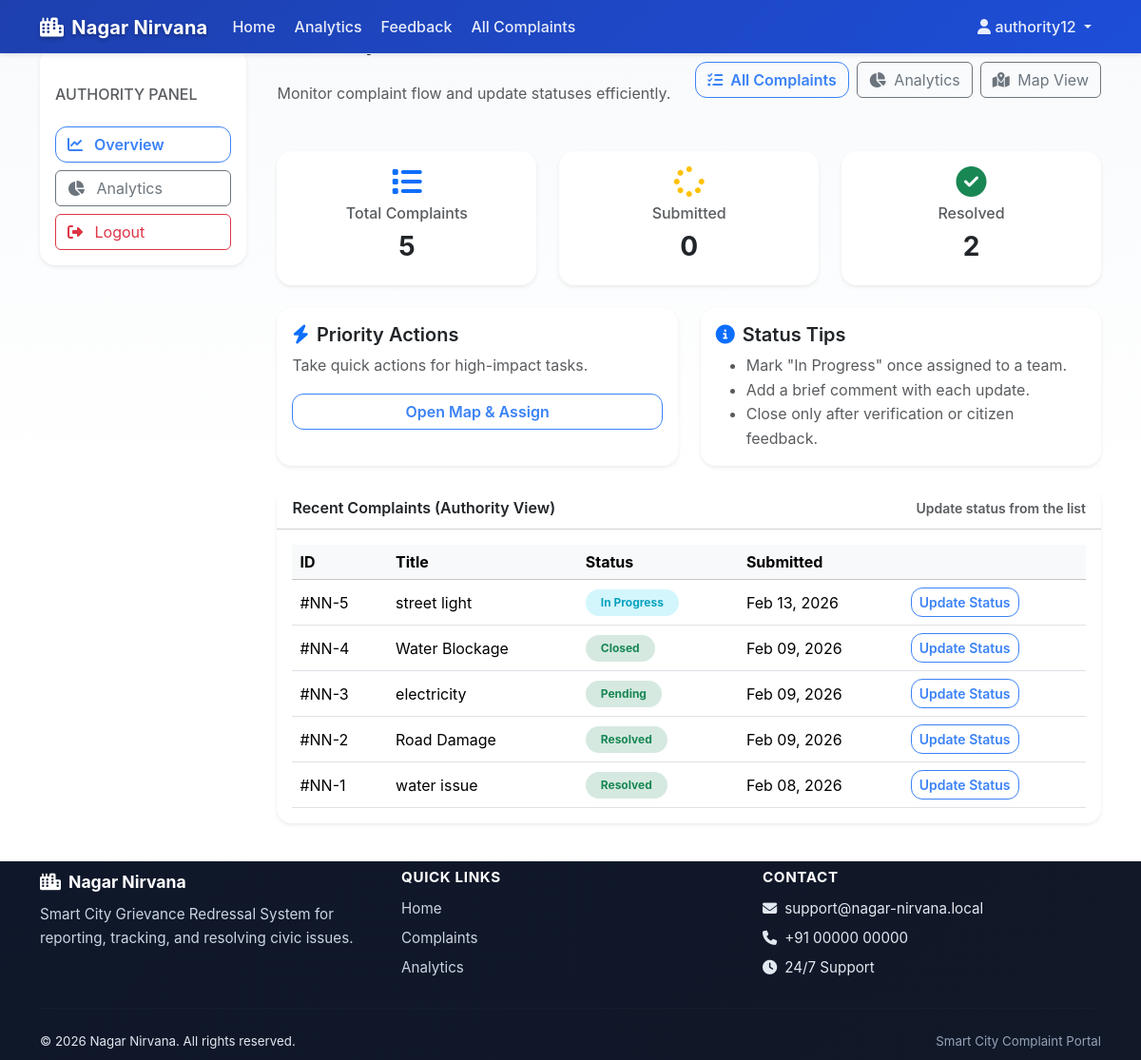
The app's page /dashboard/authority/ (signed in) with its own data.
### accounts/models.py (models this page shows)
class User(AbstractUser):
    is_citizen = models.BooleanField(default=True)
    is_authority = models.BooleanField(default=False)
    phone = models.CharField(max_length=15, blank=True)
    address = models.TextField(blank=True)

### complaints/models.py (models this page shows, shortened)
class Complaint(models.Model):
    STATUS_CHOICES = [
        ('Submitted', 'Submitted'),
        ('In Progress', 'In Progress'),
        ('Resolved', 'Resolved'),
        ('Closed', 'Closed'),
    ]
    PRIORITY_CHOICES = [
        ('low', 'Low'),
        ('medium', 'Medium'),
        ('high', 'High'),
        ('urgent', 'Urgent'),
    ]
    citizen = models.ForeignKey(
        User,
        on_delete=models.CASCADE,
        related_name='complaints'
    )
    tracking_id = models.CharField(max_length=25, unique=True, db_index=True, editable=False)
    category = models.ForeignKey(Category, on_delete=models.CASCADE)
    title = models.CharField(max_length=200)
    description = models.TextField()
    location = models.CharField(max_length=255, blank=True)
    latitude = models.FloatField(null=True, blank=True)
    longitude = models.FloatField(null=True, blank=True)
    image = models.ImageField(upload_to='complaints/', blank=True, null=True)
    video = models.FileField(upload_to='complaints/', blank=True, null=True)
    status = models.CharField(
        max_length=20,
        choices=STATUS_CHOICES,
        default='Submitted'
    )
    priority = models.CharField(
        max_length=20,
        choices=PRIORITY_CHOICES,
        default='medium'
    )
    assigned_to = models.ForeignKey(
        User,
        on_delete=models.SET_NULL,
        null=True,
        blank=True,
        related_name='assigned_complaints'
    )
    created_at = models.DateTimeField(default=timezone.now)
    updated_at = models.DateTimeField(auto_now=True)
    resolved_at = models.DateTimeField(null=True, blank=True)
    attachment = models.FileField(upload_to='complaints/', null=True, blank=True)

### dashboard/views.py (the view)
# urls.py: path('authority/', views.authority_dashboard, name='authority_dashboard'),
@login_required
def authority_dashboard(request):
    if not request.user.is_authority:
        return redirect('dashboard:citizen_dashboard')
    qs = Complaint.objects.all()
    context = {
        'total': qs.count(),
        'pending': qs.filter(status='Submitted').count(),
        'resolved': qs.filter(status='Resolved').count(),
        'recent_complaints': qs.order_by('-created_at')[:8],
    }
    return render(request, 'dashboard/authority_dashboard.html', context)

### dashboard/templates/dashboard/authority_dashboard.html (shortened to what this page needs)
{% extends 'dashboard/base_dashboard.html' %}
{% block sidebar %}
<div class="card border-0 shadow-sm mt-4">
    <div class="card-body">
        <h6 class="text-uppercase text-muted mb-3 mt-4">Authority Panel</h6>
        <div class="nav flex-column gap-2 mt-4">
            <a class="btn btn-outline-primary text-start" href="{% url 'dashboard:authority_dashboard' %}">
                <i class="fa-solid fa-chart-line me-2"></i> Overview
            </a>
            <a class="btn btn-outline-secondary text-start" href="{% url 'dashboard:analytics' %}">
                <i class="fa-solid fa-chart-pie me-2"></i> Analytics
            </a>
            <a class="btn btn-outline-danger text-start" href="{% url 'accounts:logout' %}">
                <i class="fa-solid fa-right-from-bracket me-2"></i> Logout
            </a>
        </div>
    </div>
</div>
{% endblock %}
{% block dashboard_content %}
<div class="d-flex flex-column flex-lg-row justify-content-between align-items-start align-items-lg-center gap-2 mb-4 mt-2">
    <div>
        <div class="section-title">
            <i class="fa-solid fa-shield-halved text-primary"></i>
            <span>Authority Dashboard</span>
        </div>
        <p class="text-muted mb-0">Monitor complaint flow and update statuses efficiently.</p>
    </div>
    <div class="d-flex flex-wrap gap-2 mt-4">
        <a href="{% url 'complaints:complaint_list' %}" class="btn btn-outline-primary">
            <i class="fa-solid fa-list-check me-1"></i> All Complaints
        </a>
        <a href="{% url 'dashboard:analytics' %}" class="btn btn-outline-secondary">
            <i class="fa-solid fa-chart-pie me-1"></i> Analytics
        </a>
        <a href="{% url 'complaints:complaint_map' %}" class="btn btn-outline-secondary">
            <i class="fa-solid fa-map-location-dot me-1"></i> Map View
        </a>
    </div>
</div>
<div class="row g-4 mb-4 mt-2">
    <div class="col-md-4">
        <div class="card shadow-sm border-0 text-center">
            <div class="card-body">
                <i class="fa-solid fa-list fa-2x text-primary mb-2"></i>
                <h6 class="text-muted">Total Complaints</h6>
                <h3 class="fw-bold">{{ total }}</h3>
            </div>
        </div>
    </div>
    <div class="col-md-4">
        <div class="card shadow-sm border-0 text-center">
            <div class="card-body">
                <i class="fa-solid fa-spinner fa-2x text-warning mb-2"></i>
                <h6 class="text-muted">Submitted</h6>
                <h3 class="fw-bold">{{ pending }}</h3>
            </div>
        </div>
    </div>
    <div class="col-md-4">
        <div class="card shadow-sm border-0 text-center">
            <div class="card-body">
                <i class="fa-solid fa-circle-check fa-2x text-success mb-2"></i>
                <h6 class="text-muted">Resolved</h6>
                <h3 class="fw-bold">{{ resolved }}</h3>
            </div>
        </div>
    </div>
</div>
<div class="row g-4 mb-4">
    <div class="col-md-6">
        <div class="card shadow-sm border-0 h-100">
            <div class="card-body">
                <h5 class="fw-semibold mb-2"><i class="fa-solid fa-bolt text-primary me-2"></i>Priority Actions</h5>
                <p class="text-muted mb-3">Take quick actions for high-impact tasks.</p>
                <div class="d-grid gap-2">
                    <a class="btn btn-outline-primary" href="{% url 'complaints:complaint_map' %}">
                        Open Map & Assign
                    </a>
                </div>
            </div>
        </div>
    </div>
    <div class="col-md-6">
        <div class="card shadow-sm border-0 h-100">
            <div class="card-body">
                <h5 class="fw-semibold mb-2"><i class="fa-solid fa-circle-info text-primary me-2"></i>Status Tips</h5>
                <ul class="text-muted mb-0">
                    <li>Mark "In Progress" once assigned to a team.</li>
                    <li>Add a brief comment with each update.</li>
                    <li>Close only after verification or citizen feedback.</li>
                </ul>
            </div>
        </div>
    </div>
</div>
<div class="card shadow-sm border-0 mt-4 mb-4">
    <div class="card-header bg-white fw-semibold d-flex justify-content-between align-items-center">
        <span>Recent Complaints (Authority View)</span>
        <span class="text-muted small">Update status from the list</span>
    </div>
    <div class="p-3">
        <div class="table-responsive">
            <table class="table align-middle mb-0">
                <thead class="table-light">
                    <tr>
                        <th>ID</th>
                        <th>Title</th>
                        <th>Status</th>
                    <th>Submitted</th>
                    <th></th>
                </tr>
            </thead>
            <tbody>
                {% for c in recent_complaints %}
                <tr>
                    <td>#NN-{{ c.id }}</td>
                    <td>{{ c.title }}</td>
                    <td>
                        <span class="badge
                        {% if c.status == 'Submitted' %}badge-pending
                        {% elif c.status == 'In Progress' %}badge-progress
                        {% else %}badge-resolved{% endif %}
                        px-3 py-2 rounded-pill">
                        {{ c.status }}
                        </span>
                    </td>
                    <td>{{ c.created_at|date:"M d, Y" }}</td>
                    <td>
                        <a href="{% url 'complaints:complaint_detail' c.id %}" class="btn btn-sm btn-outline-primary">
                            Update Status
                        </a>
                    </td>
                </tr>
                {% empty %}
                <tr>
                    <td colspan="5" class="text-center text-muted py-4">No complaints yet.</td>
                </tr>
                {% endfor %}
            </tbody>
            </table>
        </div>
    </div>
</div>
{% endblock %}

### templates/base.html (shortened to what this page needs)
﻿{% load static %}
<!DOCTYPE html>
<html lang="en" data-theme="light">
<head>
    <link href="https://cdn.jsdelivr.net/npm/bootstrap@5.3.2/dist/css/bootstrap.min.css" rel="stylesheet">
    <link href="https://cdnjs.cloudflare.com/ajax/libs/font-awesome/6.5.1/css/all.min.css" rel="stylesheet">
    <link rel="stylesheet" href="{% static 'css/style.css' %}?v={% now 'U' %}">
</head>
<body class="bg-light d-flex flex-column min-vh-100">
<nav class="navbar navbar-expand-lg navbar-light bg-white shadow-sm fixed-top">
    <div class="container">
        <a class="navbar-brand fw-bold text-primary" href="{% url 'accounts:home' %}">
            <i class="fas fa-city me-2"></i>Nagar Nirvana
        </a>
        <div class="collapse navbar-collapse" id="navMain">
            <ul class="navbar-nav me-auto">
                <li class="nav-item">
                    <a class="nav-link {% if request.resolver_match.url_name == 'home' %}active{% endif %}"
                       href="{% url 'accounts:home' %}">Home</a>
                </li>
                {% if user.is_authenticated and user.is_authority %}
                <li class="nav-item">
                    <a class="nav-link" href="{% url 'dashboard:analytics' %}">
                        Analytics
                    </a>
                </li>
                <li class="nav-item">
                    <a class="nav-link" href="{% url 'complaints:feedback_list' %}">
                        Feedback
                    </a>
                </li>
                <li class="nav-item">
                    <a class="nav-link" href="{% url 'complaints:complaint_list' %}">
                        All Complaints
                    </a>
                </li>
                {% endif %}
            </ul>
            <ul class="navbar-nav ms-auto">
                {% if user.is_authenticated %}
                    <li class="nav-item dropdown">
                        <a class="nav-link dropdown-toggle" href="#" role="button" data-bs-toggle="dropdown" aria-expanded="false">
                            <i class="fas fa-user"></i> {{ user.username }}
                        </a>
                    </li>
                {% else %}
                    <li class="nav-item"><a class="nav-link" href="{% url 'accounts:login' %}">Login</a></li>
                    <li class="nav-item">
                        <a class="btn btn-primary ms-2" href="{% url 'accounts:register' %}">Register</a>
                    </li>
                {% endif %}
            </ul>
        </div>
    </div>
</nav>
{% block content %}{% endblock %}
<footer class="site-footer mt-auto">
    <div class="container py-2">
        <div class="row g-4">
            <div class="col-md-4">
                <div class="footer-brand d-flex align-items-center mb-2">
                    <i class="fas fa-city me-2"></i>
                    <span class="fw-bold">Nagar Nirvana</span>
                </div>
                <p class="footer-text mb-0">
                    Smart City Grievance Redressal System for reporting, tracking, and resolving civic issues.
                </p>
            </div>
            <div class="col-md-4">
                <h6 class="footer-title">Quick Links</h6>
                <ul class="footer-links list-unstyled mb-0">
                    <li><a href="{% url 'accounts:home' %}">Home</a></li>
                    {% if user.is_authenticated and user.is_authority %}
                        <li><a href="{% url 'complaints:complaint_list' %}">Complaints</a></li>
                        <li><a href="{% url 'dashboard:analytics' %}">Analytics</a></li>
                    {% endif %}
                </ul>
            </div>
            <div class="col-md-4">
                <h6 class="footer-title">Contact</h6>
                <ul class="footer-links list-unstyled mb-0">
                    <li><i class="fas fa-envelope me-2"></i>support@nagar-nirvana.local</li>
                    <li><i class="fas fa-phone me-2"></i>+91 00000 00000</li>
                    <li><i class="fas fa-clock me-2"></i>24/7 Support</li>
                </ul>
            </div>
        </div>
        <hr class="footer-divider my-4">
        <div class="d-flex flex-column flex-md-row justify-content-between align-items-center gap-2">
            <small>© {% now "Y" %} Nagar Nirvana. All rights reserved.</small>
            <small class="footer-muted">Smart City Complaint Portal</small>
        </div>
    </div>
</footer>
</body>
</html>

### records on screen
User: username "authority12"
Complaint: id "5", title "street light", status "In Progress", created_at "Feb 13, 2026"
Complaint: id "4", title "Water Blockage", status "Closed", created_at "Feb 09, 2026"
Complaint: id "3", title "electricity", status "Pending", created_at "Feb 09, 2026"
Complaint: id "2", title "Road Damage", status "Resolved", created_at "Feb 09, 2026"
Complaint: id "1", title "water issue", status "Resolved", created_at "Feb 08, 2026"

### other values on screen
{{ total }} "5"
{{ pending }} "0"
{{ resolved }} "2"
